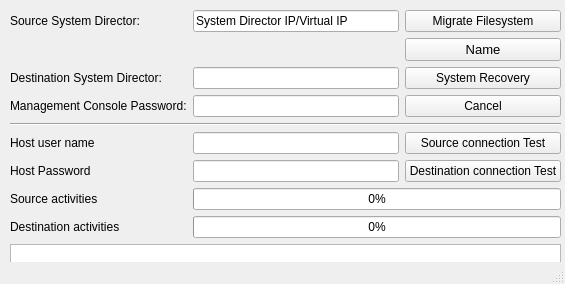
<?xml version="1.0" encoding="UTF-8"?>
<ui version="4.0">
 <class>FSMainWindow</class>
 <widget class="QMainWindow" name="FSMainWindow">
  <property name="geometry">
   <rect>
    <x>0</x>
    <y>0</y>
    <width>565</width>
    <height>284</height>
   </rect>
  </property>
  <property name="windowTitle">
   <string>MainWindow</string>
  </property>
  <widget class="QWidget" name="centralwidget">
   <widget class="QWidget" name="gridLayoutWidget">
    <property name="geometry">
     <rect>
      <x>10</x>
      <y>10</y>
      <width>551</width>
      <height>355</height>
     </rect>
    </property>
    <layout class="QGridLayout" name="gridLayout">
     <item row="7" column="0" colspan="3">
      <widget class="Line" name="line">
       <property name="orientation">
        <enum>Qt::Horizontal</enum>
       </property>
      </widget>
     </item>
     <item row="11" column="1">
      <widget class="QLineEdit" name="lineEdit_host_password">
       <property name="focusPolicy">
        <enum>Qt::TabFocus</enum>
       </property>
      </widget>
     </item>
     <item row="0" column="1">
      <widget class="QLineEdit" name="lineEdit_src">
       <property name="focusPolicy">
        <enum>Qt::TabFocus</enum>
       </property>
       <property name="text">
        <string>System Director IP/Virtual IP</string>
       </property>
      </widget>
     </item>
     <item row="19" column="0">
      <spacer name="verticalSpacer">
       <property name="orientation">
        <enum>Qt::Vertical</enum>
       </property>
       <property name="sizeHint" stdset="0">
        <size>
         <width>20</width>
         <height>40</height>
        </size>
       </property>
      </spacer>
     </item>
     <item row="0" column="0">
      <widget class="QLabel" name="label">
       <property name="text">
        <string>Source System Director:</string>
       </property>
      </widget>
     </item>
     <item row="0" column="2">
      <widget class="QPushButton" name="btn_migrate">
       <property name="text">
        <string>Migrate Filesystem</string>
       </property>
      </widget>
     </item>
     <item row="8" column="1">
      <widget class="QLineEdit" name="lineEdit_host_name"/>
     </item>
     <item row="2" column="2">
      <widget class="QPushButton" name="btn_recovery">
       <property name="text">
        <string>System Recovery</string>
       </property>
      </widget>
     </item>
     <item row="11" column="0">
      <widget class="QLabel" name="label_password">
       <property name="text">
        <string>Host Password</string>
       </property>
      </widget>
     </item>
     <item row="8" column="2">
      <widget class="QPushButton" name="btn_src_test">
       <property name="text">
        <string>Source connection Test</string>
       </property>
      </widget>
     </item>
     <item row="16" column="0">
      <widget class="QLabel" name="label_4">
       <property name="text">
        <string>Source activities</string>
       </property>
      </widget>
     </item>
     <item row="17" column="0">
      <widget class="QLabel" name="label_5">
       <property name="text">
        <string>Destination activities</string>
       </property>
      </widget>
     </item>
     <item row="5" column="1">
      <widget class="QLineEdit" name="lineEdit_mcpassword"/>
     </item>
     <item row="2" column="1">
      <widget class="QLineEdit" name="lineEdit_dest"/>
     </item>
     <item row="5" column="0">
      <widget class="QLabel" name="label_password_2">
       <property name="text">
        <string>Management Console Password:</string>
       </property>
      </widget>
     </item>
     <item row="11" column="2">
      <widget class="QPushButton" name="btn_dest_test">
       <property name="text">
        <string>Destination connection Test</string>
       </property>
      </widget>
     </item>
     <item row="5" column="2">
      <widget class="QPushButton" name="btn_cancel">
       <property name="text">
        <string>Cancel</string>
       </property>
      </widget>
     </item>
     <item row="2" column="0">
      <widget class="QLabel" name="label_2">
       <property name="text">
        <string>Destination System Director:</string>
       </property>
      </widget>
     </item>
     <item row="8" column="0">
      <widget class="QLabel" name="label_username">
       <property name="text">
        <string>Host user name</string>
       </property>
      </widget>
     </item>
     <item row="21" column="0" colspan="3">
      <widget class="QSlider" name="horizontalSlider">
       <property name="orientation">
        <enum>Qt::Horizontal</enum>
       </property>
      </widget>
     </item>
     <item row="20" column="0" colspan="3">
      <widget class="QTextEdit" name="textlog"/>
     </item>
     <item row="16" column="1" colspan="2">
      <widget class="QProgressBar" name="progressBar_src">
       <property name="value">
        <number>0</number>
       </property>
      </widget>
     </item>
     <item row="17" column="1" colspan="2">
      <widget class="QProgressBar" name="progressBar_dest">
       <property name="value">
        <number>0</number>
       </property>
      </widget>
     </item>
     <item row="1" column="2">
      <widget class="QPushButton" name="btn_name">
       <property name="font">
        <font>
         <pointsize>10</pointsize>
        </font>
       </property>
       <property name="text">
        <string>Name</string>
       </property>
      </widget>
     </item>
    </layout>
   </widget>
  </widget>
  <widget class="QStatusBar" name="statusbar">
   <property name="autoFillBackground">
    <bool>true</bool>
   </property>
   <property name="inputMethodHints">
    <set>Qt::ImhNone</set>
   </property>
  </widget>
 </widget>
 <resources/>
 <connections>
  <connection>
   <sender>btn_migrate</sender>
   <signal>clicked()</signal>
   <receiver>statusbar</receiver>
   <slot>clearMessage()</slot>
   <hints>
    <hint type="sourcelabel">
     <x>489</x>
     <y>22</y>
    </hint>
    <hint type="destinationlabel">
     <x>282</x>
     <y>273</y>
    </hint>
   </hints>
  </connection>
  <connection>
   <sender>btn_recovery</sender>
   <signal>clicked()</signal>
   <receiver>textlog</receiver>
   <slot>cut()</slot>
   <hints>
    <hint type="sourcelabel">
     <x>489</x>
     <y>51</y>
    </hint>
    <hint type="destinationlabel">
     <x>285</x>
     <y>281</y>
    </hint>
   </hints>
  </connection>
 </connections>
</ui>
